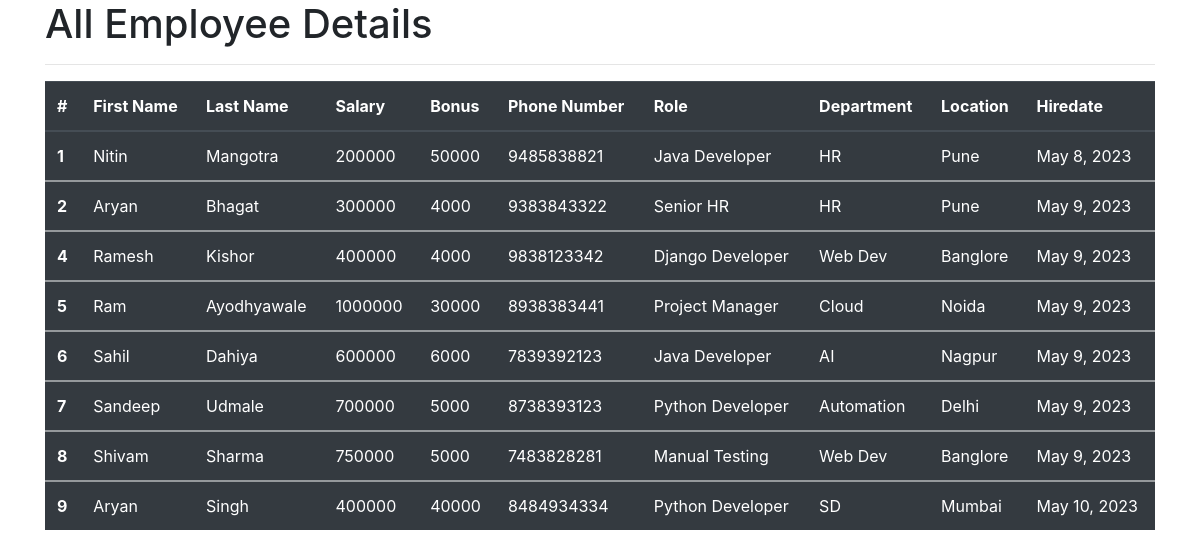
The app's page /all_emp with its own data.
### emp_app/models.py (models this page shows, shortened)
class Employee(models.Model):
    first_name = models.CharField(max_length=100, null=False)
    last_name = models.CharField(max_length=100)
    dept = models.ForeignKey(Department, on_delete=models.CASCADE)
    salary = models.IntegerField(default=0)
    bonus = models.IntegerField(default=0)
    role = models.ForeignKey(Role, on_delete=models.CASCADE)
    phone = models.IntegerField(default=0)
    hire_date = models.DateField()
    def __str__(self):
        return "%s %s %s " %(self.first_name, self.last_name, self.phone)

class Role(models.Model):
    name = models.CharField(max_length=100, null = False)

class Department(models.Model):
    name = models.CharField(max_length=100, null = False)
    location = models.CharField(max_length=100)

### emp_app/views.py (the view)
# urls.py: path('all_emp', views.all_emp, name = 'all_emp'),
def all_emp(request):
    emps = Employee.objects.all()
    context = {
        'emps' : emps
    }
    print(context)
    return render(request, 'view_all_emp.html', context)

### emp_app/templates/view_all_emp.html (shortened to what this page needs)
<!doctype html>
<html lang="en">
  <head>
    <link rel="stylesheet" href="https://cdn.jsdelivr.net/npm/bootstrap@4.3.1/dist/css/bootstrap.min.css">
  </head>
  <body>
  <div class="container">
      <h1>All Employee Details</h1>
      <hr>
      <table class="table table-dark">
        <thead>
          <tr>
            <th scope="col">#</th>
            <th scope="col">First Name</th>
            <th scope="col">Last Name</th>
            <th scope="col">Salary</th>
            <th scope="col">Bonus</th>
            <th scope="col">Phone Number</th>
            <th scope="col">Role</th>
            <th scope="col">Department</th>
            <th scope="col">Location</th>
            <th scope="col">Hiredate</th>
          </tr>
        </thead>
         {% for emp in emps %}
        <tbody>
          <tr>
            <th scope="row">{{emp.id}}</th>
            <td>{{emp.first_name}}</td>
            <td>{{emp.last_name}}</td>
            <td>{{emp.salary}}</td>
            <td>{{emp.bonus}}</td>
            <td>{{emp.phone}}</td>
            <td>{{emp.role.name}}</td>
            <td>{{emp.dept.name}}</td>
            <td>{{emp.dept.location}}</td>
            <td>{{emp.hire_date}}</td>
          </tr>
        </tbody>
                {% endfor %}
      </table>
  </div>
  </body>
</html>

### records on screen
Employee: id "1", first_name "Nitin", last_name "Mangotra", salary "200000", bonus "50000", phone "9485838821", role.name "Java Developer", dept.name "HR", dept.location "Pune", hire_date "May 8, 2023"
Employee: id "2", first_name "Aryan", last_name "Bhagat", salary "300000", bonus "4000", phone "9383843322", role.name "Senior HR", dept.name "HR", dept.location "Pune", hire_date "May 9, 2023"
Employee: id "4", first_name "Ramesh", last_name "Kishor", salary "400000", bonus "4000", phone "9838123342", role.name "Django Developer", dept.name "Web Dev", dept.location "Banglore", hire_date "May 9, 2023"
Employee: id "5", first_name "Ram", last_name "Ayodhyawale", salary "1000000", bonus "30000", phone "8938383441", role.name "Project Manager", dept.name "Cloud", dept.location "Noida", hire_date "May 9, 2023"
Employee: id "6", first_name "Sahil", last_name "Dahiya", salary "600000", bonus "6000", phone "7839392123", role.name "Java Developer", dept.name "AI", dept.location "Nagpur", hire_date "May 9, 2023"
Employee: id "7", first_name "Sandeep", last_name "Udmale", salary "700000", bonus "5000", phone "8738393123", role.name "Python Developer", dept.name "Automation", dept.location "Delhi", hire_date "May 9, 2023"
Employee: id "8", first_name "Shivam", last_name "Sharma", salary "750000", bonus "5000", phone "7483828281", role.name "Manual Testing", dept.name "Web Dev", dept.location "Banglore", hire_date "May 9, 2023"
Employee: id "9", first_name "Aryan", last_name "Singh", salary "400000", bonus "40000", phone "8484934334", role.name "Python Developer", dept.name "SD", dept.location "Mumbai", hire_date "May 10, 2023"
